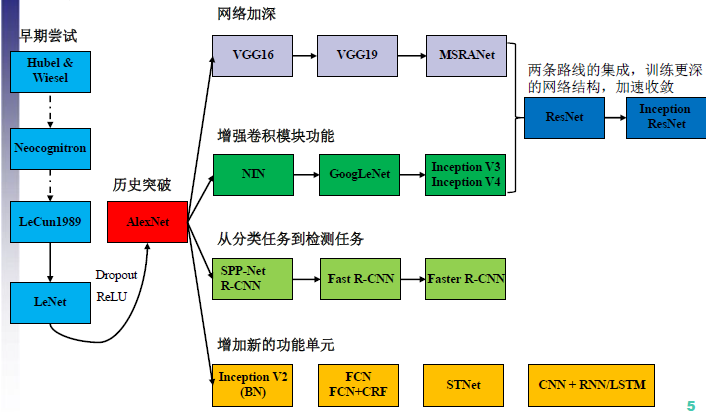
#> input picture test/test.png, 706 x 420 px
$ python PIL_resize.py
#> lines starting #> are read from the running program, lines starting #| are printed output that depends on the picture
#!/usr/bin/env python3
# -*- coding: utf-8 -*-
"""
Created on Mon Jan 29 09:29:07 2018

@author: wayne
"""

from PIL import Image
import numpy as np
image = Image.open('test.png') #w 706 h 420
#> image is the input picture: PIL image 706x420 RGBA; mean R, G, B, A 213, 223.8, 213.7, 255

print (type(image))
#| <class 'PIL.PngImagePlugin.PngImageFile'>
print (image.size)
#| (706, 420)
print (image.mode)
#| RGBA

# resize w*h
image = image.resize((200,100))
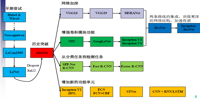
#> image: PIL image 200x100 RGBA; mean R, G, B, A 212.6, 223.4, 213.4, 255
print (image.size) # out: (200,100)
#| (200, 100)
